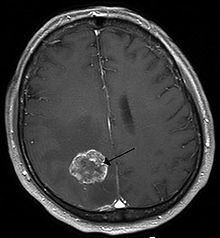
%> input picture brain2.jpg, 220 x 238 px
$ octave tumor_detector.m   (GNU Octave 9; MATLAB toolbox functions it lacks are replaced by stand-ins)
%> lines starting %> are read from the running program, lines starting %| are printed output that depends on the picture; in (x1, y1, x2, y2) boxes, pixels count from 0 and x2, y2 are one past the last pixel; in counts of white or black regions, pixels touching at a corner belong together; the program's own positions count from 1
close all;
clear all;
clc;

% Prompt user to select a brain image file
[filename, pathname] = uigetfile({'*.png;*.jpg;*.jpeg;*.bmp', 'Image files (*.png, *.jpg, *.jpeg, *.bmp)'}, 'Select Brain Image');
%> the answer given: brain2.jpg
if isequal(filename, 0) || isequal(pathname, 0)
    disp('User canceled the operation. Exiting...');
    return;
end

% Read the selected brain image
img = imread(fullfile(pathname, filename));
%> img is the input picture: size 238x220 uint8; min 0, max 255, mean 57.9

% Your existing code starts from here
bw = im2bw(img, 0.7);
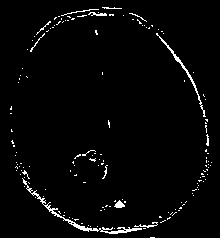
%> bw: size 238x220 logical; 2.7% white in thin lines or dots, all inside (x1, y1, x2, y2) = (10, 7, 212, 238)
label = bwlabel(bw);
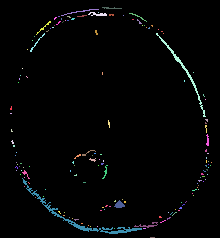
%> label: size 238x220 double; 156 distinct labels, from 0 to 155; one colour per label, 0 black
stats = regionprops(label, 'Solidity', 'Area');
%> stats = 155 regions; largest, Area and Solidity: 421 0.186, 207 0.297, 52 0.945, 47 0.485, 44 0.698
density = [stats.Solidity];
%> density = 155 values, max 1 at index 2, min 0.186 at index 21, mean 0.923
area = [stats.Area];
%> area = 155 values, max 421 at index 21, min 1 at index 6, mean 8.99
high_dense_area = density > 0.5;
%> high_dense_area = 155 logical values, 150 true
max_area = max(area(high_dense_area));
%> max_area = 52
tumor_label = find(area == max_area);
%> tumor_label = 90
tumor = ismember(label, tumor_label);
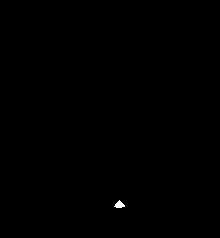
%> tumor: size 238x220 logical; 0.1% white; 1 white region, box (x1, y1, x2, y2) and area: (114, 200, 125, 208) 52
se = strel('square', 5);

tumor = imdilate(tumor, se);
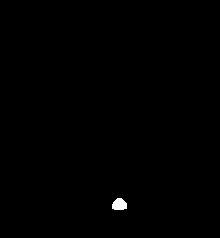
%> tumor: size 238x220 logical; 0.28% white; 1 white region, box (x1, y1, x2, y2) and area: (112, 198, 127, 210) 144

figure(2);
subplot(1, 3, 1);
imshow(img, []);
title('Brain');

subplot(1, 3, 2);
imshow(tumor, []);
title('Tumor Alone');

[B, L] = bwboundaries(tumor, 'noholes');
%> B = 1 boundary; box (x1, y1, x2, y2) and points: (112, 198, 127, 210) 39
subplot(1, 3, 3);
imshow(img, []);
hold on
for i = 1:length(B)
    plot(B{i}(:, 2), B{i}(:, 1), 'y', 'linewidth', 1.45);
end
%> this loop made 1 pass

title('Detected Tumor');
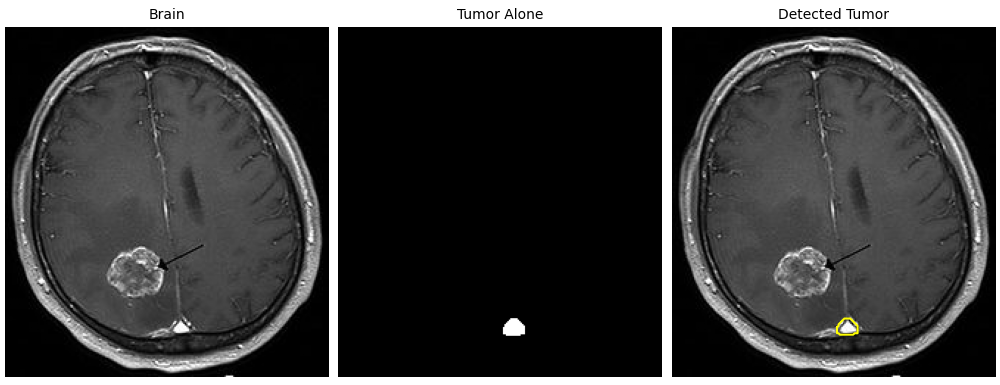
%> figure redrawn from the program's plot data, 3 panels
hold off;
